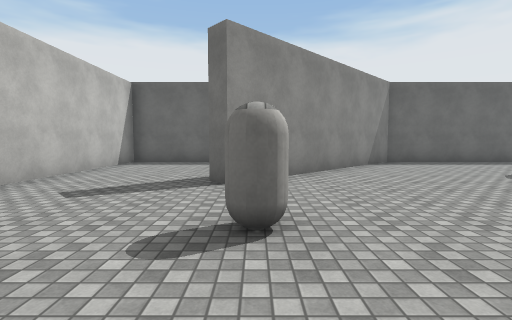
[1] (above)

16 first-person views from a walk through a 3-D level made in the Unity game engine. The camera is 1.4 m above the floor, tilts 4° down and sees 85° across. The floor is counted in squares, 2 m on a side. Each view is taken from the middle of a square. On the plan, view 1 faces up. The plan holds only what a view shows up to about 9 squares ahead; the rest is blank. The player is left out. Surface patterns are stand-ins for the level's own textures.

[2]
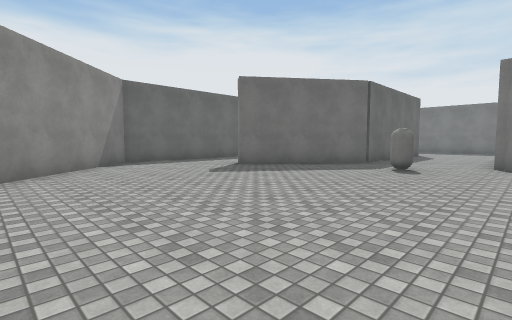

[3]
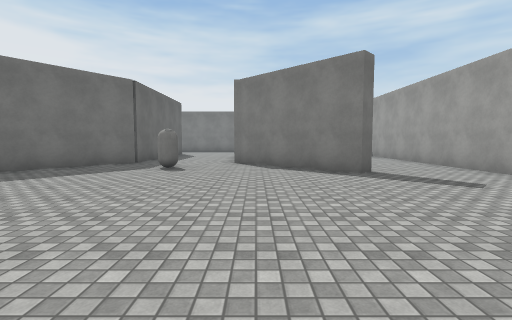

[4]
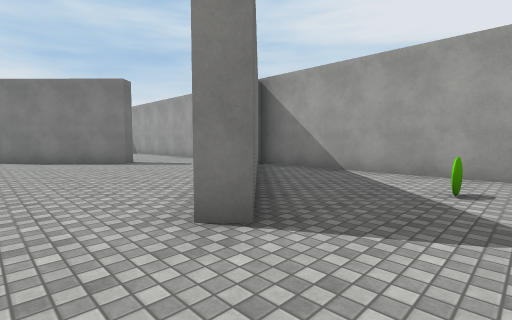

[5]
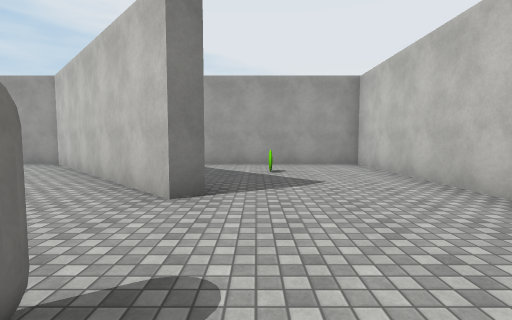

[6]
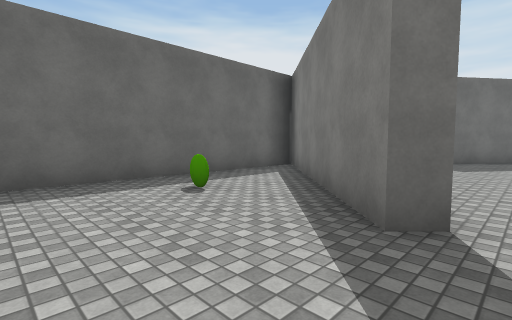

[7]
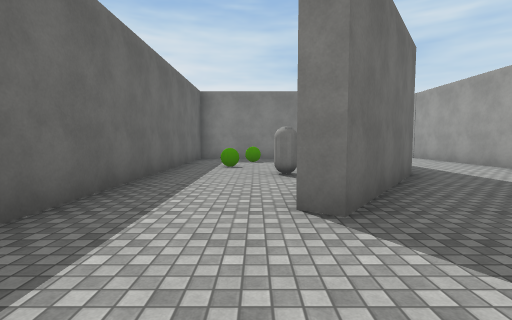

[8]
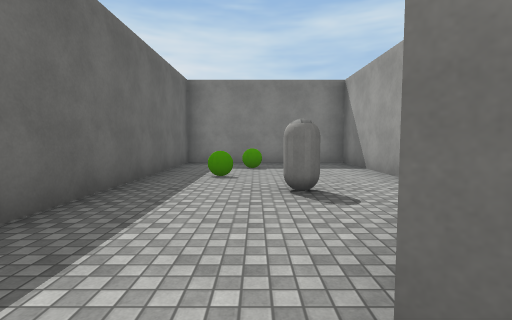

[9]
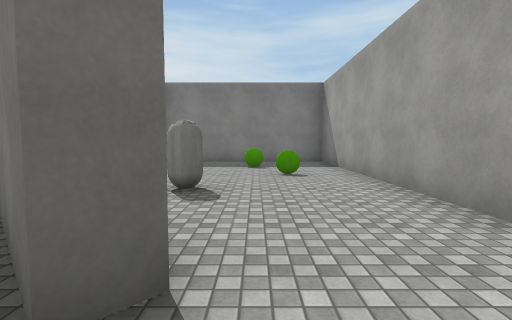

[10]
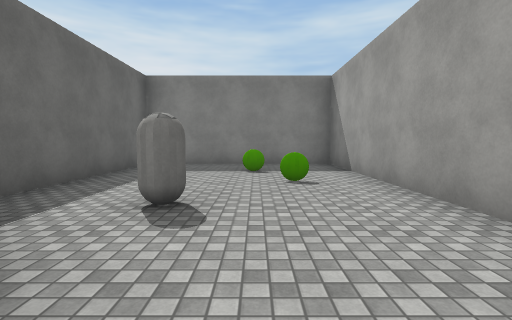

[11]
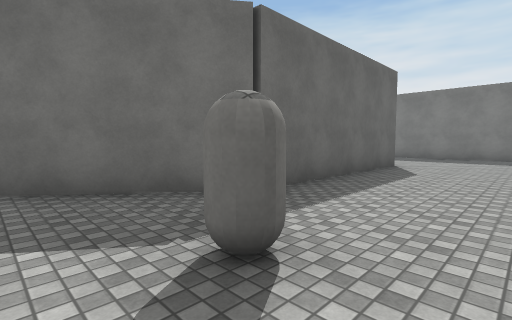

[12]
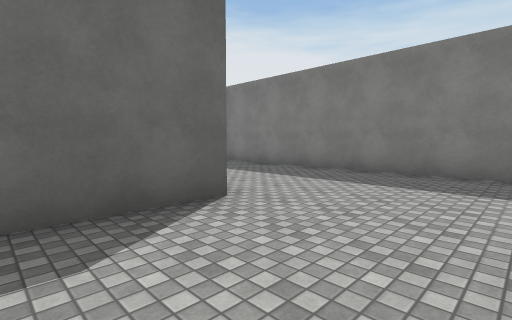

[13]
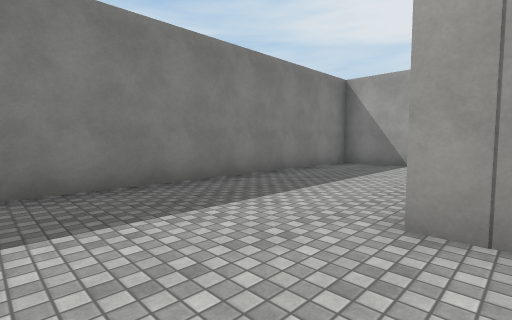

[14]
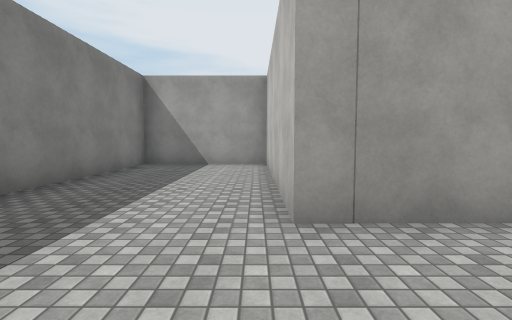

[15]
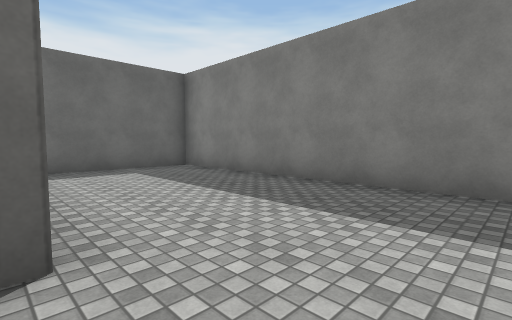

[16]
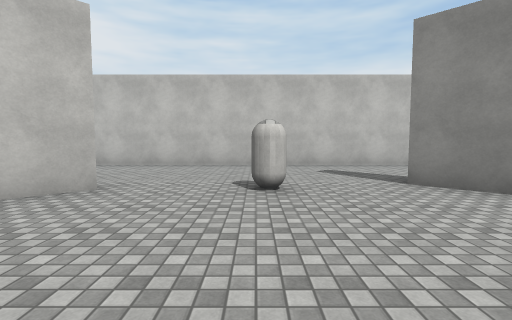

### Floor plan
Ten units are one square. View 1 is at (0, 0); x grows to the right and y downward. Boxes are objects, and circles mark ways between rooms. Rooms are numbered by the first view taken in them; rooms with no view inside come last. Other rooms are left out.
<svg viewBox="-45 -96 243 153">
<path fill="none" stroke="#000" d="M109 -7 157 -7 157 52 193 52 193 -91 160 -91M73 26 69 22 98 -6M145 -2 104 -2M12 22 -3 6 0 3 48 52 152 52 152 9M154 -38 98 -38 65 -62 68 -66M84 -91 62 -91M48 -91 43 -91 -5 -44 -8 -48 36 -91 -29 -91M-40 -90 -40 52 41 52M112 -43 148 -43 148 -91 84 -91"/>
<rect x="-5" y="-25" width="10" height="10" fill="#bbb"><title>other object</title></rect>
<rect x="75" y="-25" width="10" height="10" fill="#bbb"><title>other object</title></rect>
<rect x="95" y="15" width="10" height="10" fill="#bbb"><title>other object</title></rect>
<rect x="95" y="-65" width="10" height="10" fill="#bbb"><title>other object</title></rect>
<circle cx="80" cy="-70" r="3" fill="#2a7"/>
<text x="80" y="-10">1</text>
<text x="120" y="-70">2</text>
</svg>
Room 1 opens to room 2.

Where each view was taken, in squares from view 1:
view 1: 0 up, 0 right, facing up
view 2: 0 up, 1 right, facing up-right
view 3: 0 up, 1 right, facing right
view 4: 1 up, 2 left, facing down-right
view 5: 3 up, 1 left, facing down
view 6: 4 up, 3 left, facing up-right
view 7: 7 up, 4 right, facing right
view 8: 7 up, 6 right, facing right
view 9: 3 down, 6 right, facing right
view 10: 3 down, 7 right, facing right
view 11: 1 up, 7 right, facing up-right
view 12: 1 up, 13 right, facing up-right
view 13: 3 up, 15 right, facing down-right
view 14: 3 up, 16 right, facing down
view 15: 2 up, 15 right, facing up-right
view 16: 2 up, 4 right, facing left
